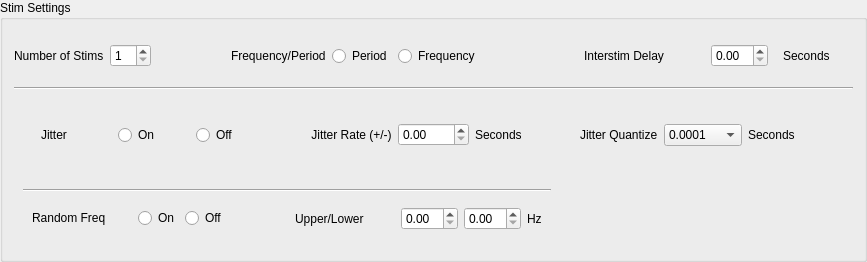
                   <widget class="QGroupBox" name="StimSettings">
                    <property name="title">
                     <string>Stim Settings</string>
                    </property>
                    <layout class="QGridLayout" name="gridLayout_42">
                     <item row="0" column="2">
                      <spacer name="horizontalSpacer_2">
                       <property name="orientation">
                        <enum>Qt::Orientation::Horizontal</enum>
                       </property>
                       <property name="sizeType">
                        <enum>QSizePolicy::Policy::MinimumExpanding</enum>
                       </property>
                       <property name="sizeHint" stdset="0">
                        <size>
                         <width>10</width>
                         <height>20</height>
                        </size>
                       </property>
                      </spacer>
                     </item>
                     <item row="2" column="0" colspan="7">
                      <widget class="QWidget" name="widget_11" native="true">
                       <property name="sizePolicy">
                        <sizepolicy hsizetype="Preferred" vsizetype="Preferred">
                         <horstretch>0</horstretch>
                         <verstretch>0</verstretch>
                        </sizepolicy>
                       </property>
                       <property name="minimumSize">
                        <size>
                         <width>0</width>
                         <height>0</height>
                        </size>
                       </property>
                       <layout class="QGridLayout" name="gridLayout_46">
                        <item row="0" column="0">
                         <widget class="QWidget" name="jitter_widget_3" native="true">
                          <property name="sizePolicy">
                           <sizepolicy hsizetype="Preferred" vsizetype="Minimum">
                            <horstretch>0</horstretch>
                            <verstretch>0</verstretch>
                           </sizepolicy>
                          </property>
                          <property name="minimumSize">
                           <size>
                            <width>0</width>
                            <height>60</height>
                           </size>
                          </property>
                          <layout class="QGridLayout" name="gridLayout_64">
                           <item row="1" column="2" rowspan="2">
                            <widget class="QWidget" name="widget_25" native="true">
                             <layout class="QGridLayout" name="gridLayout_65">
                              <item row="0" column="0">
                               <widget class="QLabel" name="label_102">
                                <property name="sizePolicy">
                                 <sizepolicy hsizetype="Preferred" vsizetype="Minimum">
                                  <horstretch>0</horstretch>
                                  <verstretch>0</verstretch>
                                 </sizepolicy>
                                </property>
                                <property name="minimumSize">
                                 <size>
                                  <width>0</width>
                                  <height>15</height>
                                 </size>
                                </property>
                                <property name="layoutDirection">
                                 <enum>Qt::LayoutDirection::RightToLeft</enum>
                                </property>
                                <property name="text">
                                 <string>Jitter Rate (+/-)</string>
                                </property>
                                <property name="alignment">
                                 <set>Qt::AlignmentFlag::AlignCenter</set>
                                </property>
                               </widget>
                              </item>
                              <item row="0" column="1">
                               <widget class="QDoubleSpinBox" name="doubleSpinBox_24"/>
                              </item>
                              <item row="0" column="3">
                               <spacer name="horizontalSpacer_6">
                                <property name="orientation">
                                 <enum>Qt::Orientation::Horizontal</enum>
                                </property>
                                <property name="sizeType">
                                 <enum>QSizePolicy::Policy::Fixed</enum>
                                </property>
                                <property name="sizeHint" stdset="0">
                                 <size>
                                  <width>10</width>
                                  <height>20</height>
                                 </size>
                                </property>
                               </spacer>
                              </item>
                              <item row="0" column="2">
                               <widget class="QLabel" name="label_103">
                                <property name="text">
                                 <string>Seconds</string>
                                </property>
                               </widget>
                              </item>
                             </layout>
                            </widget>
                           </item>
                           <item row="1" column="3" rowspan="2">
                            <widget class="QWidget" name="jitter_quantize_widget" native="true">
                             <layout class="QGridLayout" name="gridLayout_jitter_quantize">
                              <item row="0" column="0">
                               <widget class="QLabel" name="jitter_quantize_label">
                                <property name="sizePolicy">
                                 <sizepolicy hsizetype="Preferred" vsizetype="Minimum">
                                  <horstretch>0</horstretch>
                                  <verstretch>0</verstretch>
                                 </sizepolicy>
                                </property>
                                <property name="minimumSize">
                                 <size>
                                  <width>0</width>
                                  <height>15</height>
                                 </size>
                                </property>
                                <property name="text">
                                 <string>Jitter Quantize</string>
                                </property>
                               </widget>
                              </item>
                              <item row="0" column="1">
                               <widget class="QComboBox" name="jitter_quantize_dropdown">
                                <property name="currentIndex">
                                 <number>4</number>
                                </property>
                                <item>
                                 <property name="text">
                                  <string>1</string>
                                 </property>
                                </item>
                                <item>
                                 <property name="text">
                                  <string>0.1</string>
                                 </property>
                                </item>
                                <item>
                                 <property name="text">
                                  <string>0.01</string>
                                 </property>
                                </item>
                                <item>
                                 <property name="text">
                                  <string>0.001</string>
                                 </property>
                                </item>
                                <item>
                                 <property name="text">
                                  <string>0.0001</string>
                                 </property>
                                </item>
                               </widget>
                              </item>
                              <item row="0" column="2">
                               <widget class="QLabel" name="jitter_quantize_units">
                                <property name="text">
                                 <string>Seconds</string>
                                </property>
                               </widget>
                              </item>
                             </layout>
                            </widget>
                           </item>
                           <item row="1" column="1" rowspan="2">
                            <widget class="QWidget" name="Jitter_4" native="true">
                             <layout class="QGridLayout" name="gridLayout_66">
                              <item row="0" column="1">
                               <widget class="QRadioButton" name="jitter_on_3">
                                <property name="text">
                                 <string>On</string>
                                </property>
                               </widget>
                              </item>
                              <item row="0" column="3">
                               <spacer name="horizontalSpacer_11">
                                <property name="orientation">
                                 <enum>Qt::Orientation::Horizontal</enum>
                                </property>
                                <property name="sizeType">
                                 <enum>QSizePolicy::Policy::Preferred</enum>
                                </property>
                                <property name="sizeHint" stdset="0">
                                 <size>
                                  <width>20</width>
                                  <height>20</height>
                                 </size>
                                </property>
                               </spacer>
                              </item>
                              <item row="0" column="0">
                               <widget class="QLabel" name="jitter_label_3">
                                <property name="sizePolicy">
                                 <sizepolicy hsizetype="Preferred" vsizetype="Minimum">
                                  <horstretch>0</horstretch>
                                  <verstretch>0</verstretch>
                                 </sizepolicy>
                                </property>
                                <property name="minimumSize">
                                 <size>
                                  <width>0</width>
                                  <height>15</height>
                                 </size>
                                </property>
                                <property name="text">
                                 <string>Jitter</string>
                                </property>
                               </widget>
                              </item>
                              <item row="0" column="2">
                               <widget class="QRadioButton" name="jitter_off_3">
                                <property name="text">
                                 <string>Off</string>
                                </property>
                               </widget>
                              </item>
                             </layout>
                            </widget>
                           </item>
                          </layout>
                         </widget>
                        </item>
                       </layout>
                      </widget>
                     </item>
                     <item row="0" column="6">
                      <widget class="QWidget" name="widget_26" native="true">
                       <property name="minimumSize">
                        <size>
                         <width>250</width>
                         <height>0</height>
                        </size>
                       </property>
                       <property name="layoutDirection">
                        <enum>Qt::LayoutDirection::LeftToRight</enum>
                       </property>
                       <layout class="QGridLayout" name="gridLayout_47">
                        <item row="1" column="2">
                         <widget class="QWidget" name="widget_28" native="true">
                          <property name="minimumSize">
                           <size>
                            <width>70</width>
                            <height>0</height>
                           </size>
                          </property>
                          <layout class="QGridLayout" name="gridLayout_51">
                           <item row="0" column="0">
                            <widget class="QLabel" name="label_92">
                             <property name="text">
                              <string>Seconds</string>
                             </property>
                            </widget>
                           </item>
                          </layout>
                         </widget>
                        </item>
                        <item row="1" column="0">
                         <widget class="QWidget" name="widget_27" native="true">
                          <property name="sizePolicy">
                           <sizepolicy hsizetype="MinimumExpanding" vsizetype="Preferred">
                            <horstretch>0</horstretch>
                            <verstretch>0</verstretch>
                           </sizepolicy>
                          </property>
                          <property name="minimumSize">
                           <size>
                            <width>130</width>
                            <height>0</height>
                           </size>
                          </property>
                          <property name="layoutDirection">
                           <enum>Qt::LayoutDirection::RightToLeft</enum>
                          </property>
                          <layout class="QGridLayout" name="gridLayout_50">
                           <item row="0" column="0">
                            <widget class="QLabel" name="interstim_delay_2">
                             <property name="minimumSize">
                              <size>
                               <width>66</width>
                               <height>0</height>
                              </size>
                             </property>
                             <property name="text">
                              <string>Interstim Delay</string>
                             </property>
                            </widget>
                           </item>
                          </layout>
                         </widget>
                        </item>
                        <item row="1" column="1">
                         <widget class="QDoubleSpinBox" name="interstim_delay"/>
                        </item>
                       </layout>
                      </widget>
                     </item>
                     <item row="0" column="1">
                      <widget class="QSpinBox" name="num_stims">
                       <property name="minimum">
                        <number>1</number>
                       </property>
                      </widget>
                     </item>
                     <item row="0" column="3">
                      <widget class="QWidget" name="widget_8" native="true">
                       <layout class="QGridLayout" name="gridLayout_43">
                        <item row="1" column="2">
                         <widget class="QRadioButton" name="radioButton_4">
                          <property name="text">
                           <string>Period</string>
                          </property>
                         </widget>
                        </item>
                        <item row="1" column="0">
                         <widget class="QLabel" name="label_91">
                          <property name="text">
                           <string>Frequency/Period</string>
                          </property>
                         </widget>
                        </item>
                        <item row="1" column="3">
                         <widget class="QRadioButton" name="freq_select_stim">
                          <property name="text">
                           <string>Frequency</string>
                          </property>
                         </widget>
                        </item>
                       </layout>
                      </widget>
                     </item>
                     <item row="1" column="0" colspan="7">
                      <widget class="Line" name="line">
                       <property name="sizePolicy">
                        <sizepolicy hsizetype="Expanding" vsizetype="Fixed">
                         <horstretch>0</horstretch>
                         <verstretch>0</verstretch>
                        </sizepolicy>
                       </property>
                       <property name="orientation">
                        <enum>Qt::Orientation::Horizontal</enum>
                       </property>
                      </widget>
                     </item>
                     <item row="0" column="4">
                      <spacer name="horizontalSpacer_3">
                       <property name="orientation">
                        <enum>Qt::Orientation::Horizontal</enum>
                       </property>
                       <property name="sizeType">
                        <enum>QSizePolicy::Policy::MinimumExpanding</enum>
                       </property>
                       <property name="sizeHint" stdset="0">
                        <size>
                         <width>10</width>
                         <height>20</height>
                        </size>
                       </property>
                      </spacer>
                     </item>
                     <item row="0" column="0">
                      <widget class="QLabel" name="num_stims_label">
                       <property name="text">
                        <string>Number of Stims</string>
                       </property>
                      </widget>
                     </item>
                     <item row="3" column="0" colspan="6">
                      <widget class="QWidget" name="random_freq_widget" native="true">
                       <property name="minimumSize">
                        <size>
                         <width>200</width>
                         <height>0</height>
                        </size>
                       </property>
                       <layout class="QGridLayout" name="gridLayout_111">
                        <item row="1" column="0">
                         <widget class="QWidget" name="rand_freq_onoff" native="true">
                          <layout class="QGridLayout" name="gridLayout_110">
                           <item row="0" column="1">
                            <widget class="QRadioButton" name="rf_on">
                             <property name="sizePolicy">
                              <sizepolicy hsizetype="Preferred" vsizetype="Fixed">
                               <horstretch>0</horstretch>
                               <verstretch>0</verstretch>
                              </sizepolicy>
                             </property>
                             <property name="text">
                              <string>On</string>
                             </property>
                            </widget>
                           </item>
                           <item row="0" column="3">
                            <spacer name="horizontalSpacer_22">
                             <property name="orientation">
                              <enum>Qt::Orientation::Horizontal</enum>
                             </property>
                             <property name="sizeType">
                              <enum>QSizePolicy::Policy::Preferred</enum>
                             </property>
                             <property name="sizeHint" stdset="0">
                              <size>
                               <width>20</width>
                               <height>20</height>
                              </size>
                             </property>
                            </spacer>
                           </item>
                           <item row="0" column="0">
                            <widget class="QLabel" name="jitter_label_5">
                             <property name="sizePolicy">
                              <sizepolicy hsizetype="Preferred" vsizetype="Minimum">
                               <horstretch>0</horstretch>
                               <verstretch>0</verstretch>
                              </sizepolicy>
                             </property>
                             <property name="minimumSize">
                              <size>
                               <width>100</width>
                               <height>15</height>
                              </size>
                             </property>
                             <property name="text">
                              <string>Random Freq</string>
                             </property>
                            </widget>
                           </item>
                           <item row="0" column="2">
                            <widget class="QRadioButton" name="rf_off">
                             <property name="sizePolicy">
                              <sizepolicy hsizetype="Preferred" vsizetype="Fixed">
                               <horstretch>0</horstretch>
                               <verstretch>0</verstretch>
                              </sizepolicy>
                             </property>
                             <property name="text">
                              <string>Off</string>
                             </property>
                            </widget>
                           </item>
                          </layout>
                         </widget>
                        </item>
                        <item row="1" column="5">
                         <widget class="QWidget" name="rf_settings" native="true">
                          <property name="minimumSize">
                           <size>
                            <width>100</width>
                            <height>0</height>
                           </size>
                          </property>
                          <layout class="QGridLayout" name="gridLayout_112">
                           <item row="0" column="3">
                            <widget class="QLabel" name="label_84">
                             <property name="text">
                              <string>Hz</string>
                             </property>
                            </widget>
                           </item>
                           <item row="0" column="1">
                            <widget class="QDoubleSpinBox" name="rf_lower">
                             <property name="sizePolicy">
                              <sizepolicy hsizetype="Fixed" vsizetype="Fixed">
                               <horstretch>0</horstretch>
                               <verstretch>0</verstretch>
                              </sizepolicy>
                             </property>
                             <property name="maximumSize">
                              <size>
                               <width>90</width>
                               <height>16777215</height>
                              </size>
                             </property>
                            </widget>
                           </item>
                           <item row="0" column="2">
                            <widget class="QDoubleSpinBox" name="rf_upper">
                             <property name="sizePolicy">
                              <sizepolicy hsizetype="Fixed" vsizetype="Fixed">
                               <horstretch>0</horstretch>
                               <verstretch>0</verstretch>
                              </sizepolicy>
                             </property>
                             <property name="maximumSize">
                              <size>
                               <width>90</width>
                               <height>16777215</height>
                              </size>
                             </property>
                            </widget>
                           </item>
                           <item row="0" column="0">
                            <widget class="QLabel" name="label_83">
                             <property name="minimumSize">
                              <size>
                               <width>100</width>
                               <height>0</height>
                              </size>
                             </property>
                             <property name="text">
                              <string>Upper/Lower</string>
                             </property>
                            </widget>
                           </item>
                          </layout>
                         </widget>
                        </item>
                        <item row="0" column="0" colspan="6">
                         <widget class="Line" name="line_2">
                          <property name="orientation">
                           <enum>Qt::Orientation::Horizontal</enum>
                          </property>
                         </widget>
                        </item>
                       </layout>
                      </widget>
                     </item>
                    </layout>
                   </widget>
